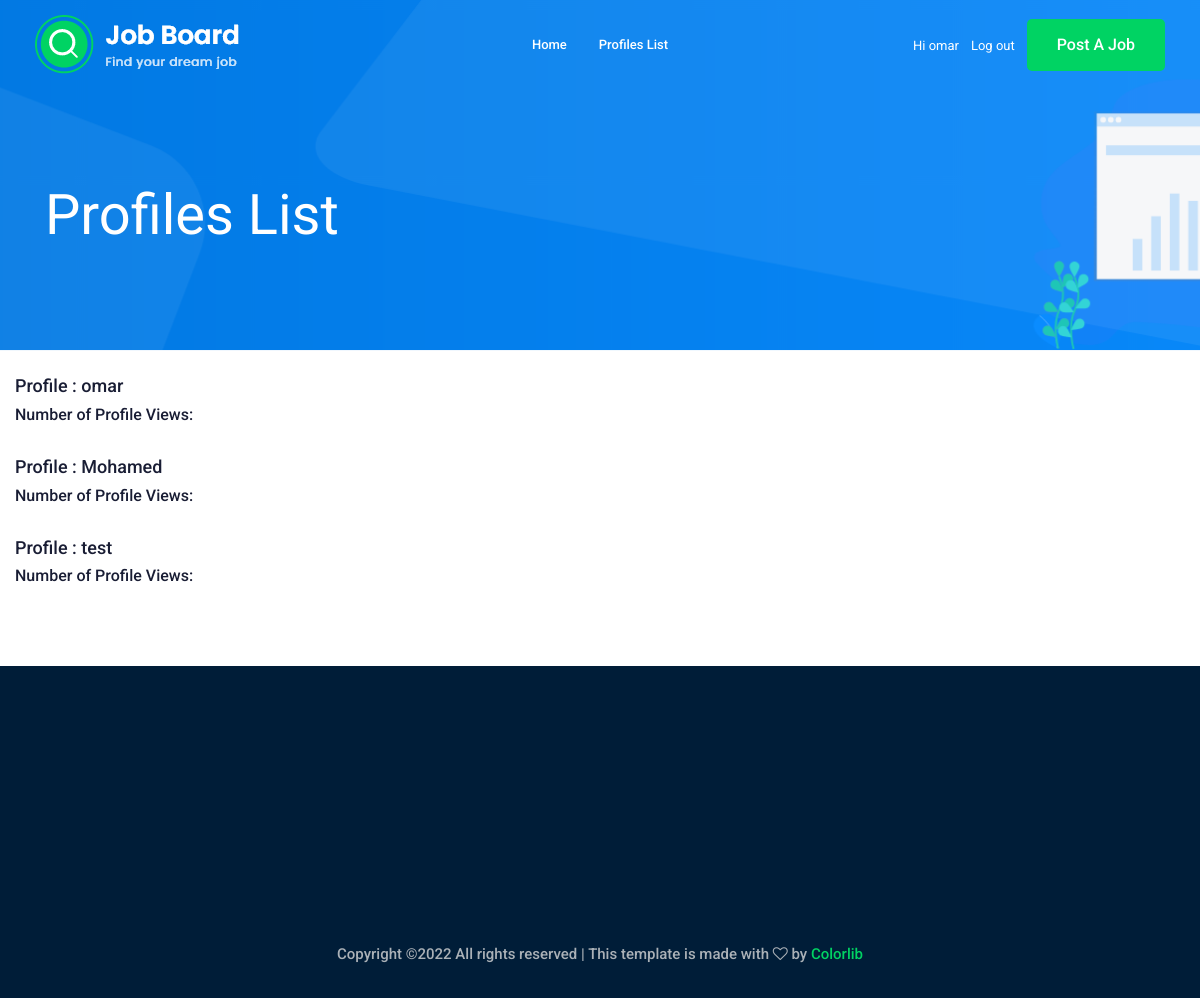
The app's page /accounts/profile_list/ (signed in), older data.
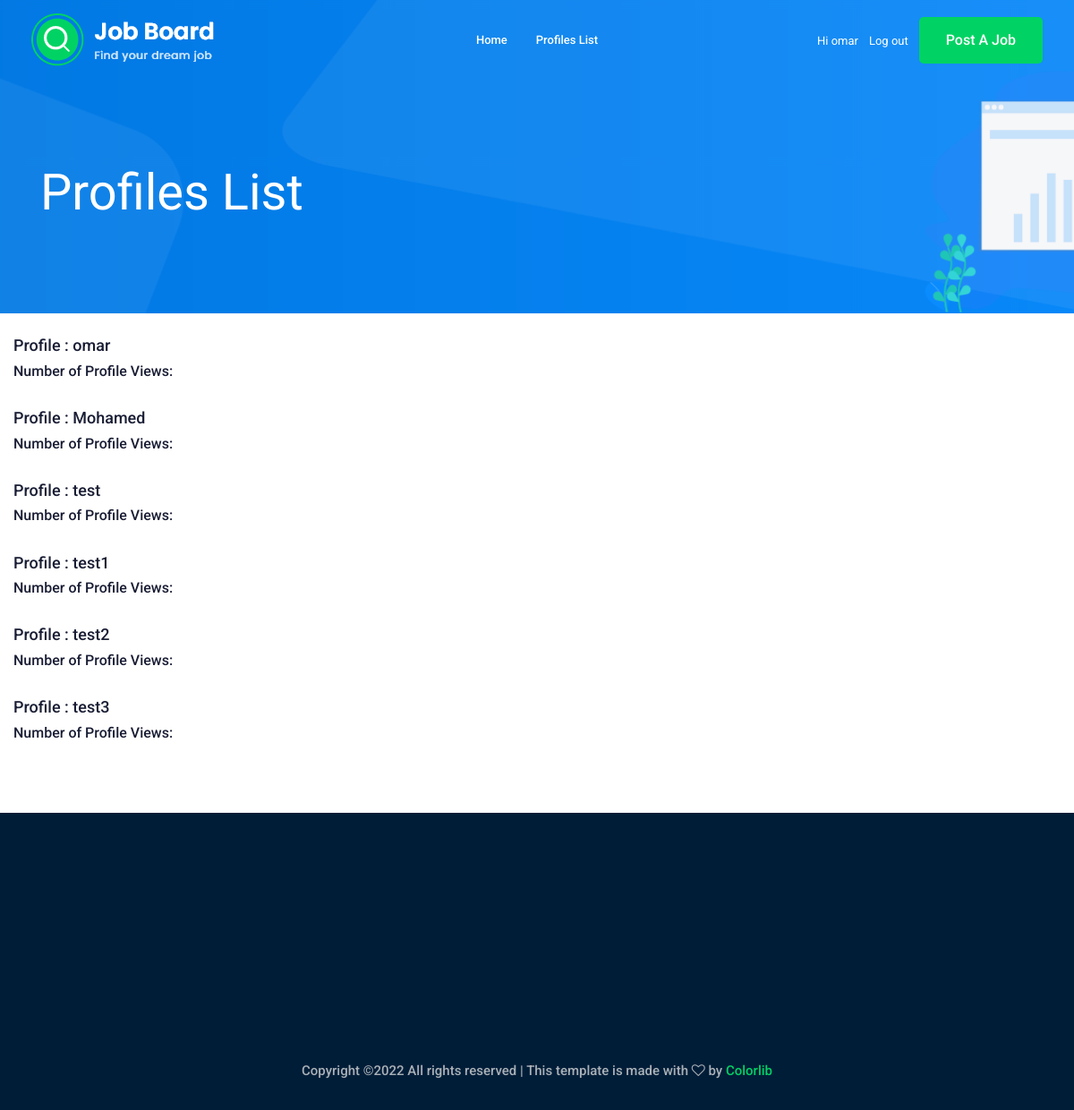
The same page, newer data.
### accounts/models.py (models this page shows, shortened)
class Profile(models.Model):
    employee = models.OneToOneField(
        get_user_model(),
        on_delete=models.CASCADE, related_name='profile'
    )
    number_of_views = HITS

class CustomUser(AbstractUser):
    LEVELS = (
        ('JR', 'Junior'),
        ('MID', 'Mid-Level'),
        ('SR', 'Senior'),
    )
    national_id = models.PositiveIntegerField(null=True)
    city = models.CharField(max_length=50, null=True)
    bio = models.TextField(null=True)
    experience_level = models.CharField(
        choices=LEVELS, max_length=3, default='JR',)
    programming_languages = TAGS

### accounts/views.py (the view)
# urls.py: path('profile_list/', ProfileListView.as_view(), name='profile_list'),
class ProfileListView(LoginRequiredMixin, ListView):
    model = Profile
    template_name = 'accounts/profile_list.html'
    context_object_name = 'profile_list'

### templates/accounts/profile_list.html (shortened to what this page needs)
{% extends 'base.html' %}
{% load hitcount_tags %}
{% load crispy_forms_tags %}
{% block content %}
    <div class="bradcam_area bradcam_bg_1">
        <div class="container">
            <div class="row">
                <div class="col-xl-12">
                    <div class="bradcam_text">
                        <h3>Profiles List</h3>
                    </div>
                </div>
            </div>
        </div>
    </div>
    <br>
    <div class="col-md-6">
{% for profile in profile_list %}
<h4>Profile : <a href="{% url 'profile_detail' profile.pk %}">
    {{profile.employee.username}}   </h4>
 <h5>Number of Profile Views: {% get_hit_count for profile %}</h5>
 <br>
{% endfor%}
</div>
<br>
<br>
{% endblock content %}

Row changes from the older to the newer data that the page shows:
added Profile: employee.username "test1"
added Profile: employee.username "test2"
added Profile: employee.username "test3"
